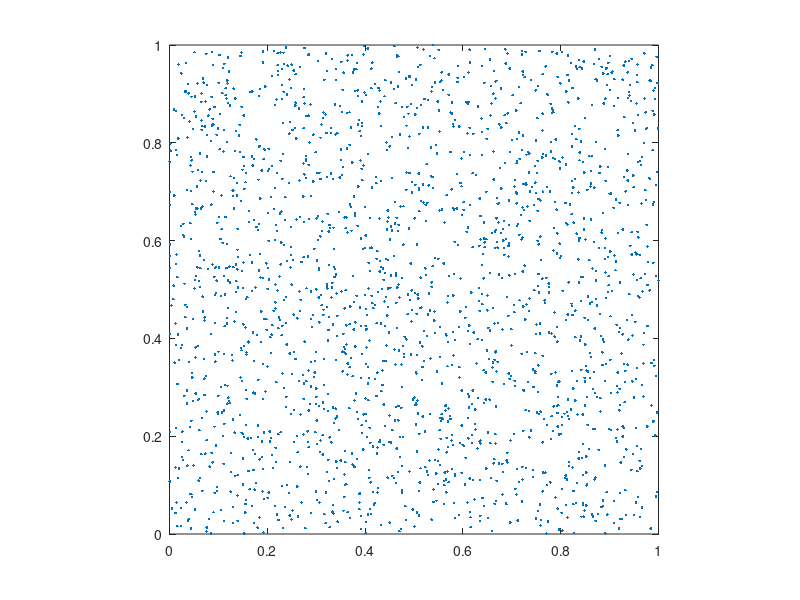
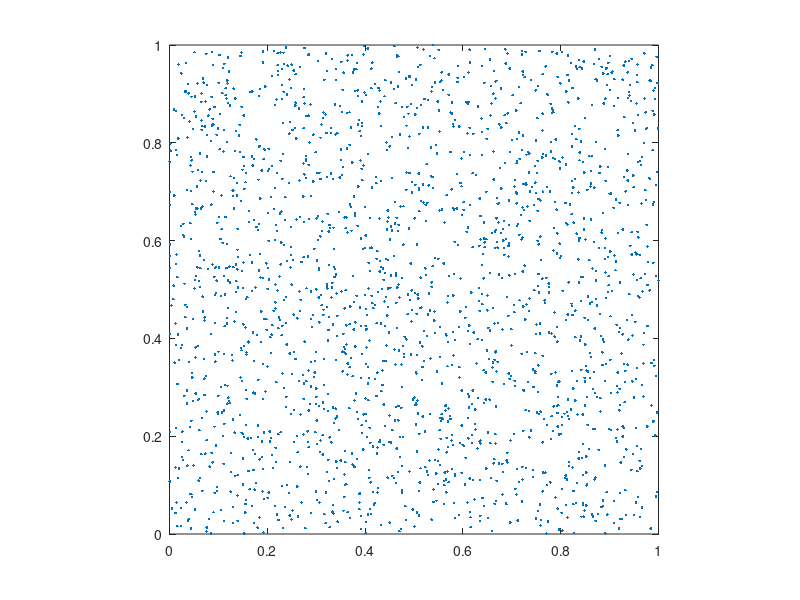

These charts were generated, in order, by the following MATLAB code: (Note: this script raises an error after producing the figures.)
%% Basic Settings.
clear;
close all;
warning off;

p = 5;

alpha = 2;
beta = 0.7;

%% Generate points x and omega.
n = 2^p;
nx = n;
ny = n;
N = nx * ny;

fprintf("Basic info:\n")
fprintf("nx: %d, ny: %d, N: %d\n", nx, ny, N);

fprintf("Rand grid:\n");
M = ceil(alpha * N);
x = rand(M, 2);
M = size(x, 1);
fprintf("M: %d, N: %d\n", M, N);
fprintf("M/N: %.1e\n", M / N);

figure();
plot(x(:, 1), x(:, 2), "Marker", ".", "LineStyle", "none");
axis equal;
xlim([0, 1]);
ylim([0, 1]);
saveas(gcf, './figure/rand_grid.png');
saveas(gcf, './figure/rand_grid.pdf', 'pdf');

fprintf("Polar grid:\n")
x = PolarGrid(n, 1, beta * p);
M = size(x, 1);
fprintf("M: %d, N: %d\n", M, N);
fprintf("M/N: %.1e\n", M / N);
fprintf("M/N/logN: %.1e\n", M / N / p);
M / N / p / beta

figure();
plot(x(:, 1), x(:, 2), "Marker", ".", "LineStyle", "none");
axis equal;
xlim([0, 1]);
ylim([0, 1]);
saveas(gcf, './figure/polar_grid.png');
saveas(gcf, './figure/polar_grid.pdf', 'pdf');
